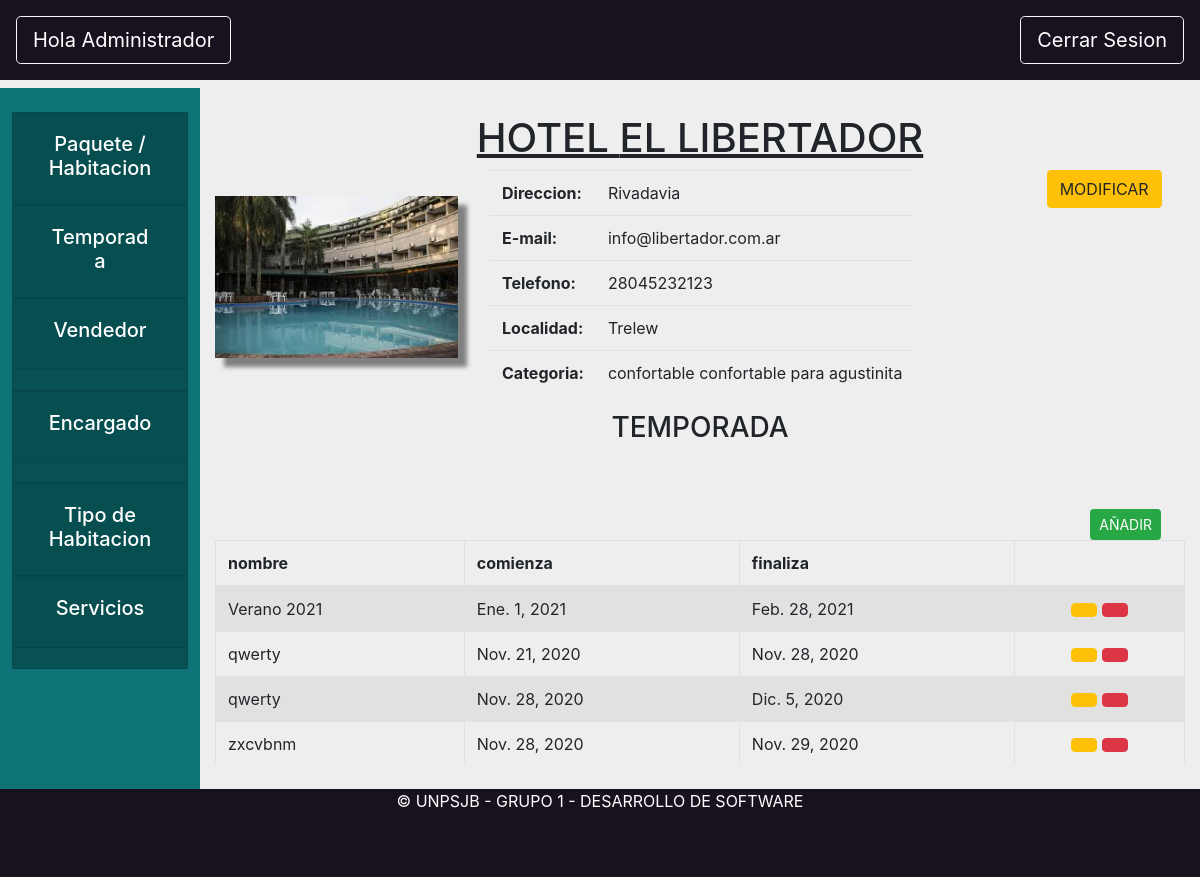
The page /hotel/temporadaHotel/1 on the database as committed earlier.
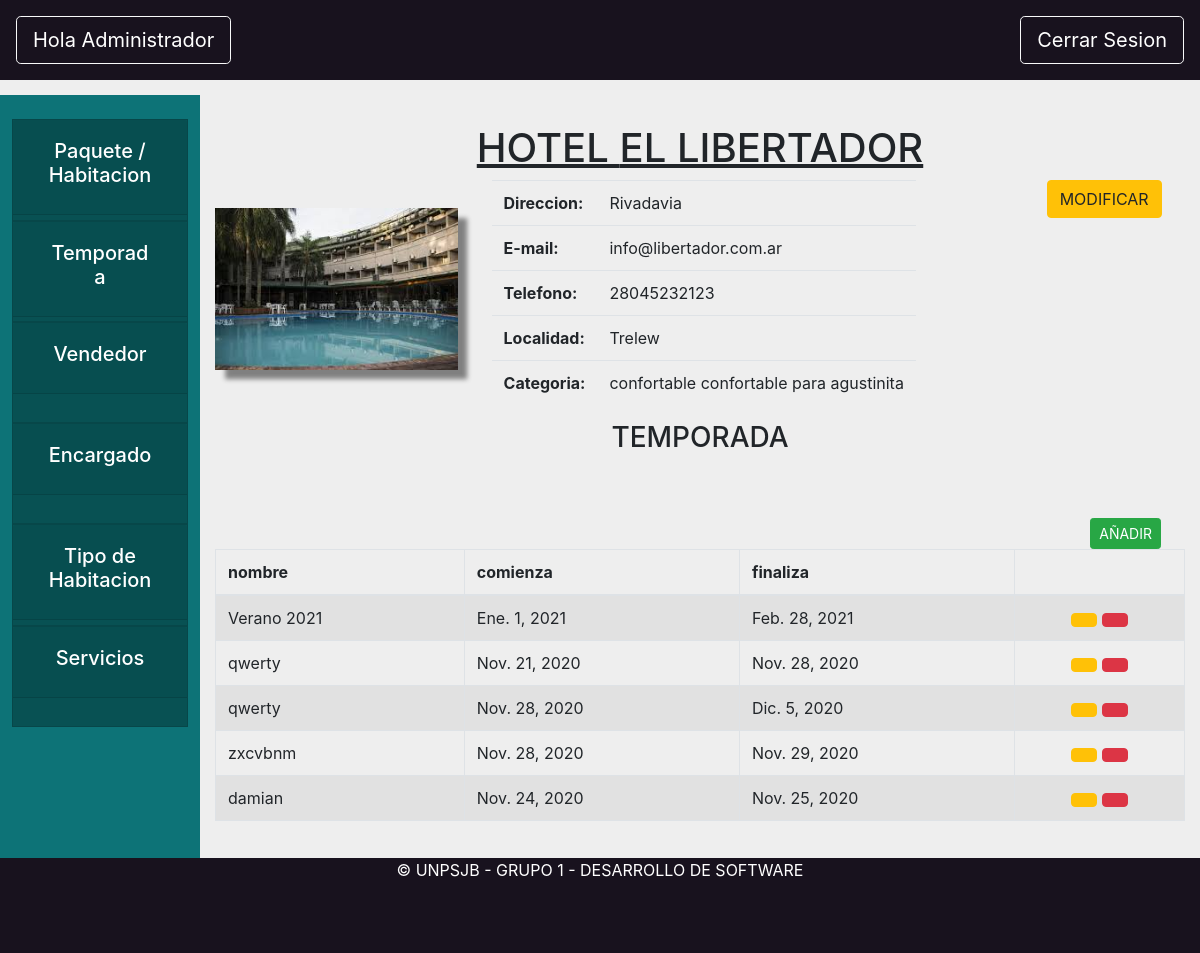
The same page on the database as committed later.
### hotel/models.py (models this page shows, shortened)
class Hotel(models.Model):
    objects = HotelManager.from_queryset(HotelQuerySet)()
    nombre = models.CharField(max_length=200)
    direccion = models.CharField(max_length=800)
    email = models.EmailField(max_length=200)
    telefono = models.CharField(max_length=200)
    localidad = models.ForeignKey(Localidad, on_delete=models.CASCADE)
    encargado= models.ForeignKey(Encargado, on_delete=models.CASCADE, null=True)
    categoria = models.ForeignKey(Categoria, on_delete=models.CASCADE)
    servicios = models.ManyToManyField(Servicio)
    tipos = models.ManyToManyField(TipoHabitacion, through='PrecioPorTipo', through_fields=('hotel', 'tipo'))
    vendedores = models.ManyToManyField(Vendedor)
    def es_hospedaje(self):
        return self.categoria.estrellas in [Categoria.ESTRELLA_A, Categoria.ESTRELLA_B, Categoria.ESTRELLA_C]
    def get_temporadas(self):
        return TemporadaAlta.objects.filter(hotel=self)

class TemporadaAlta(models.Model):
    nombre = models.CharField(max_length=200)
    hotel = models.ForeignKey(Hotel, on_delete=models.CASCADE, related_name="temporadas")
    inicio = models.DateField('fecha inicio')
    fin = models.DateField('fecha fin')

### core/models.py (models this page shows, shortened)
class Localidad(models.Model):
    objects = LocalidadManager.from_queryset(LocalidadQuerySet)()
    nombre = models.CharField(max_length=200)
    provincia = models.ForeignKey(Provincia, on_delete=models.CASCADE)
    def __str__(self):
        return self.nombre

class Categoria(models.Model):
    ESTRELLA_A = 0
    ESTRELLA_B = 1
    ESTRELLA_C = 2
    ESTRELLA_1 = 3
    ESTRELLA_2 = 4
    ESTRELLA_3 = 5
    ESTRELLA_4 = 6
    ESTRELLA_5 = 7
    ESTRELLAS = (
        (ESTRELLA_A, "A"),
        (ESTRELLA_B, "B"),
        (ESTRELLA_C, "C"),
        (ESTRELLA_1, "Tourist"),
        (ESTRELLA_2, "Standard"),
        (ESTRELLA_3, "Comfort"),
        (ESTRELLA_4, "First Class"),
        (ESTRELLA_5, "Luxury"),
    )
    estrellas = models.PositiveSmallIntegerField(choices=ESTRELLAS)
    nombre = models.CharField(max_length=200)
    servicios = models.ManyToManyField(Servicio)
    def __str__(self):
        return self.nombre

### hotel/views.py (the view)
# urls.py: path('temporadaHotel/<hotel>', hviews.temporadaHotel, name="temporadaHotel"),
def temporadaHotel(request,hotel):
    hotelInstancia =get_object_or_404(Hotel, pk=hotel)
    return render(request, "hotel/temporada_Hotel_Admin.html",{"hotel":hotelInstancia })

### hotel/templates/hotel/temporada_Hotel_Admin.html (shortened to what this page needs)
{% extends "hotel/vistaHotelAdmin.html" %}
{% load static %}
{% block datosVista %}
<div class="formularioTemporada" id="temporadaHabitaciones">
    <center>
        <h3 class="mb-5">TEMPORADA</h3>
    </center>
    <table id="example1" class="table table-striped table-bordered tablaListaHabitacion">
        <button type="button" class="btn btn-success mt-3 mr-4 float-right btn-sm" data-toggle="modal"
            data-target="#crearTemporadaHotel"
            onclick="abrir_modal('{% url 'hotel:modalCrearTemporadaHotel' hotel.pk %}', '#crearTemporadaHotel');">
            AÑADIR</button>
        <thead>
            <tr>
                <th>nombre</th>
                <th>comienza</th>
                <th>finaliza</th>
                <th></th>
            </tr>
        </thead>
        <tbody>
            {% for temporada in hotel.get_temporadas %}
            <tr>
                <td>{{temporada.nombre}}</td>
                <td>{{temporada.inicio}}</td>
                <td>{{temporada.fin}}</td>
                <td>
                    <center>
                        <button type="button" class="btn btn-warning" data-toggle="modal" data-target="" onclick="">
                        </button>
                        <button type="button" class="btn btn-danger" data-toggle="modal" data-target="" onclick="">
                        </button>
                    </center>
                </td>
            </tr>
            {% endfor %}
        </tbody>
    </table>
</div>
{% endblock datosVista %}

### hotel/templates/hotel/vistaHotelAdmin.html (shortened to what this page needs)
{% extends 'base/base.html'%}
{% load static %}
{% block extra_css %}
<link rel="stylesheet" href="{% static '/css/vistaHotel.css' %}">
{% endblock extra_css %}
{% block header %}
<button onclick="location.href='/core/homeAdministrador'" style="text-decoration:none"
    class="rounded-1 btn btn-lg btn-outline-light text-white "> Hola Administrador</button>
{% endblock header %}
{% block tarjeta1 %}
<div class="card rounded-0">
    <div class="card-header" id="headingOne">
        <button onclick="location.href='{% url 'hotel:vistaHotel' hotel.pk %}'"
            class="btn btn-link btn-block text-white">
            <center>
                <h5> Paquete / Habitacion</h5>
            </center>
        </button>
    </div>
</div>
{% endblock tarjeta1 %}
{% block tarjeta2 %}
<div class="card rounded-0">
    <div class="card-header" id="headingOne">
        <button onclick="location.href='{% url 'hotel:temporadaHotel' hotel.pk %}'"
            class="btn btn-link btn-block text-white">
            <center>
                <h5> Temporada </h5>
            </center>
        </button>
    </div>
</div>
{% endblock tarjeta2 %}
{% block tarjeta3 %}
<div class="card rounded-0">
    <div class="card-header" id="headingOne">
        <button class="btn btn-link btn-block text-white">
            <center>
                <h5>Vendedor </h5>
            </center>
        </button>
    </div>
</div>
{% endblock tarjeta3 %}
{% block tarjeta4 %}
<div class="card rounded-0">
    <div class="card-header" id="headingOne">
        <button class="btn btn-link btn-block text-white">
            <center>
                <h5>Encargado </h5>
            </center>
        </button>
    </div>
</div>
{% endblock tarjeta4 %}
{% block tarjeta5 %}
<div class="card rounded-0">
    <div class="card-header" id="headingOne">
        <button onclick="location.href='{% url 'hotel:tipoHabitacionHotel' hotel.pk %}'"
            class="btn btn-link btn-block text-white">
            <center>
                <h5>Tipo de Habitacion </h5>
            </center>
        </button>
    </div>
</div>
{% endblock tarjeta5 %}
{% block tarjeta6 %}
<div class="card rounded-0">
    <div class="card-header" id="headingOne">
        <button class="btn btn-link btn-block text-white">
            <center>
                <h5> Servicios</h5>
            </center>
        </button>
    </div>
</div>
{% endblock tarjeta6 %}
{% block content %}
<div class="titulo">
    <h1>
        <center> <u> {%if hotel.es_hospedaje%} HOSPEDAJE {%else%} HOTEL {% endif %} {{hotel.nombre.upper}}</u> </center>
    </h1>
</div>
<div class="datosHotel">
    <div class="container">
        <div class="row">
            <div class="col-sm-3 lugarImagen">
                <img class="imagen" src="{% static '/media/hoteles/1.jpg' %}">
            </div>
            <div class="col-sm-7">
                <center>
                    <table class="table table-responsive tablaDatos">
                        <tr>
                            <th>Direccion:</th>
                            <td>{{hotel.direccion}}</td>
                        </tr>
                        <tr>
                            <th>E-mail:</th>
                            <td>{{hotel.email}}</td>
                        </tr>
                        <tr>
                            <th>Telefono:</th>
                            <td>{{hotel.telefono}}</td>
                        </tr>
                        <tr>
                            <th>Localidad:</th>
                            <td>{{hotel.localidad}}</td>
                        </tr>
                        <tr>
                            <th>Categoria:</th>
                            <td>{{hotel.categoria}}</td>
                        </tr>
                    </table>
                </center>
            </div>
            <div class="col-sm-2">
                <center>
                    <button type="button" class="btn btn-warning" data-toggle="modal" data-target="#modificarHotel"
                        onclick="abrir_modal('{% url 'hotel:modalModificarHotel' hotel.pk %}','#modificarHotel');">
                        MODIFICAR</button>
                </center>
            </div>
        </div>
    </div>
</div>
{% block datosVista %}{% endblock datosVista %}
{% endblock content %}

### templates/base/base.html (shortened to what this page needs)
{% load static %}
<html>
<head>
    <link rel="stylesheet" href="{% static '/css/sweetalert2.css' %}">
    <link rel="stylesheet" href="{% static '/css/bootstrap.min.css' %}">
    <link rel="stylesheet" href="{% static '/css/bootstrap.css' %}">
    <link rel="stylesheet" href="{% static '/css/dataTables.bootstrap4.min.css' %}">
    <link rel="stylesheet" href="{% static '/css/styleBase.css' %}">
    <link rel="stylesheet" href="{% static '/css/modal.css' %}">
    <link rel="stylesheet" href="{% static '/css/botones.css' %}">
    <link rel="stylesheet" href="https://s3-us-west-2.amazonaws.com/s.cdpn.io/2708/bootstrap-datetimepicker.min.css">
    {% block extra_css %}
    {% endblock extra_css %}
</head>
<body class="bodyComplete">
    <div class="container-fluid mainHeader p-3 fixed-top">
        <div class="row">
            <div class="col-3">
                {% block header %}
                {% endblock header %}
            </div>
            <div class="col-7">
            </div>
            <div class="col-2">
                <button onclick="location.href='/core/logout'" style="text-decoration:none"
                    class="rounded-1 btn btn-lg btn-outline-light text-white float-right "> Cerrar Sesion
                </button>
            </div>
        </div>
    </div>
    <div class="container-fluid position-fixed  miEstiloPiola">
        <div class="row">
            <div class="col-2 px-1" id="sticky-sidebar">
                <div class="nav flex-column flex-nowrap vh-100 overflow-auto text-white p-2 pt-4 ">
                    {% block tarjeta1 %} {% endblock tarjeta1 %}
                    {% block tarjeta2 %} {% endblock tarjeta2 %}
                    {% block tarjeta3 %} {% endblock tarjeta3 %}
                    {% block tarjeta4 %} {% endblock tarjeta4 %}
                    {% block tarjeta5 %} {% endblock tarjeta5 %}
                    {% block tarjeta6 %} {% endblock tarjeta6 %}
                </div>
            </div>
            <div class="col-10 position-relative pre-scrollable" id="main">
                {% block content %}
                {% endblock content %}
            </div>
        </div>
    </div>
    <div class="footer text-center mb-0 fixed-bottom">
        <div class="container">
            <p class="m-0 mbt1 text-white">&copy; UNPSJB - GRUPO 1 - DESARROLLO DE SOFTWARE</p>
        </div>
    </div>
    <link rel="stylesheet" href="{% static '/css/styleBase.css' %}">
    <link rel="stylesheet" href="{% static '/css/modal.css' %}">
    <link rel="stylesheet" href="{% static '/css/botones.css' %}">
    <link rel="stylesheet" href="https://cdnjs.cloudflare.com/ajax/libs/tempusdominus-bootstrap-4/5.1.2/css/tempusdominus-bootstrap-4.min.css" />
</body>
</html>

### static/css/styleBase.css (style rules this page uses)
.mainHeader { background-color: #18121E; width: 100%; top: 0; }
.miEstiloPiola { margin-top: 10vh; overflow: auto; }
.pre-scrollable { max-height: 77vh; }
.card { background-color: #085153; height: 11%; }
.bodyComplete { background-color: #eeeeee; width: 100%; height: 100%; }
.footer { position: fixed; left: 0px; bottom: 0; background-color: #18121E; width: 100%; height: 10%; }
#sticky-sidebar { min-height: 100vh; background-color: #0d7377; }

### static/css/vistaHotel.css (style rules this page uses)
.titulo { margin-top: 3vh; }
.lugarImagen { padding: 3vh 0 0 0; margin-left: 0 ; }
.imagen { box-shadow: 1vh 1vh 0.5vh grey; width: 100%; height: auto; }
.tablaDatos { margin-left: 2vh; }

Rows that differ between the two databases and show on the page:
added TemporadaAlta: nombre "damian", inicio "Nov. 24, 2020", fin "Nov. 25, 2020"
